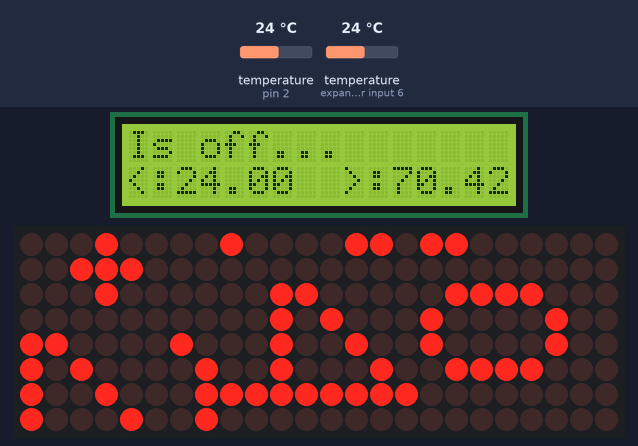
The sketch below on a simulated Arduino Uno, built with avr-gcc and run on an emulated ATmega328P. Shown: 16×2 character LCD, 24×8 LED matrix. The test bench sets the inputs (shaded band); at power-on: temperature (sensors on pin 2, expander input 6) 24 °C. What the sketch prints to the serial monitor is not drawn.

Above: at 1.2 s.
1.3 s: temperature (sensor on pin 2) set to 12 °C
At 3.3 s:
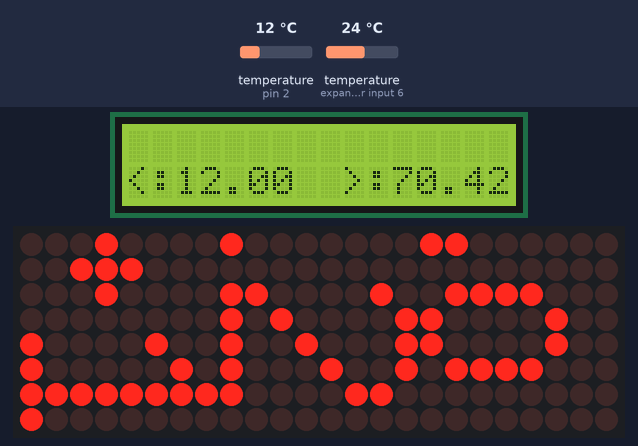
3.7 s: temperature (sensor on pin 2) set to 19 °C
At 6.0 s:
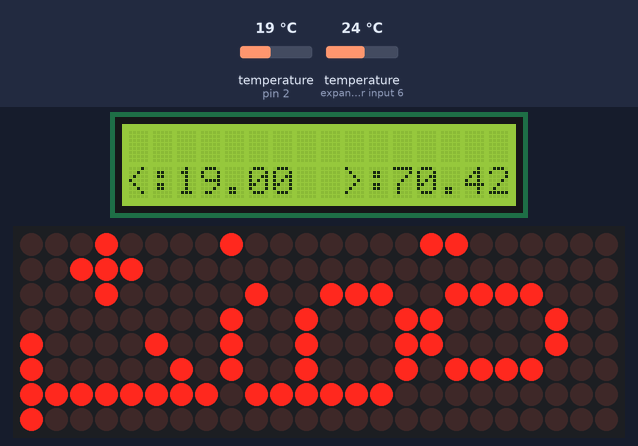
6.3 s: temperature (sensor on pin 2) set to 33 °C
At 8.2 s:
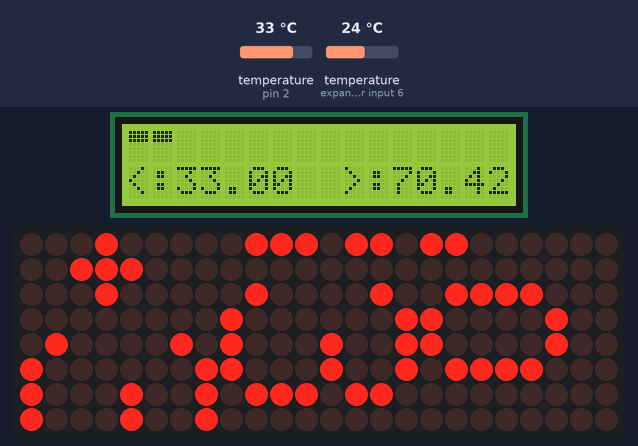
8.9 s: temperature (sensor on pin 2) set to 41 °C
At 11.3 s:
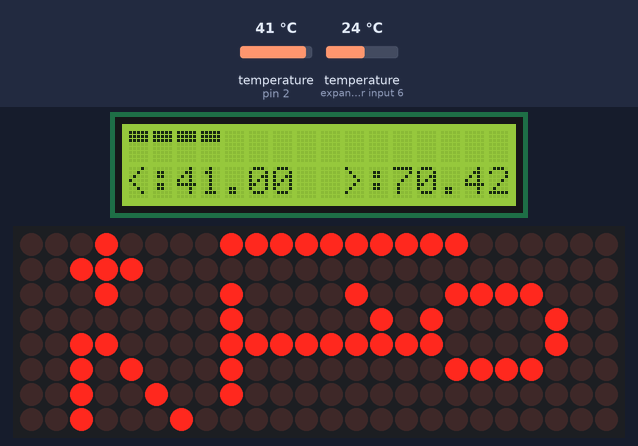
11.6 s: temperature (sensor on pin 2) set to 2 °C
At 13.6 s:
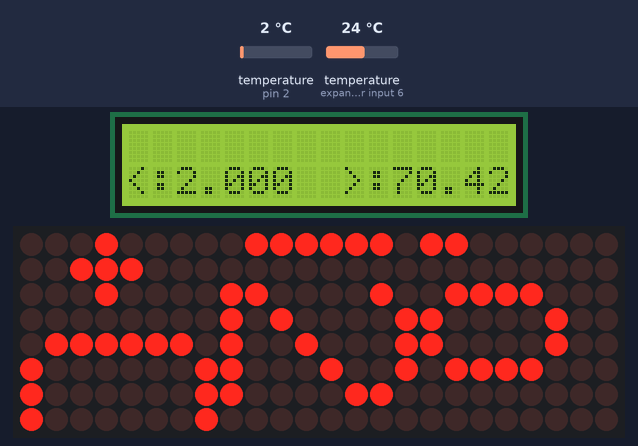
14.2 s: temperature (sensor on pin 2) set to 4 °C
At 16.5 s:
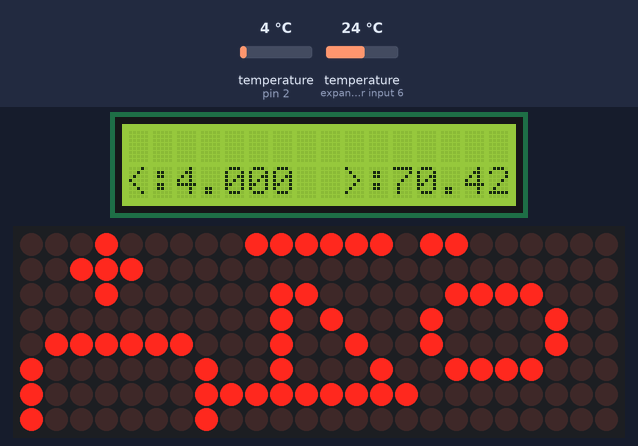
Timing chart, 0 to 17.8 s (numbered marks = the images above; inputs shaded):
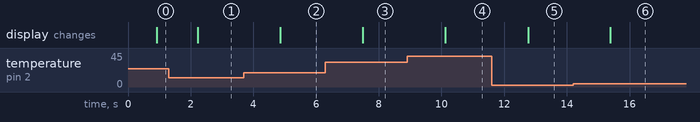

Measured:
- after the input at 1.3 s, the display: changes after 0.93 s (image 1)
- after the input at 3.7 s, the display: changes after 1.2 s (image 2)
- after the input at 6.3 s, the display: changes after 1.2 s (image 3)
- after the input at 8.9 s, the display: changes after 1.2 s (image 4)
- after the input at 11.6 s, the display: changes after 1.2 s (image 5)
- after the input at 14.2 s, the display: changes after 1.2 s (image 6)

The sketch:

LEDAlarmBox.ino
```cpp
#include "LedControl.h"
#include "OneWire.h"
#include "DallasTemperature.h"
#include <LiquidCrystal_I2C.h>
#define one_wire_bus 2
#define Speaker        A0
LiquidCrystal_I2C lcd(0x3F, 16, 2);
OneWire oneWire(one_wire_bus);
DallasTemperature sensors(&oneWire);

 int dataPin = 12;
 int clkPin = 11;
 int csPin = 10;

 // Переменная numDisplay определяет число матричных 8*8 индикаторов в массиве. Нумерация индикаторов, столбцов и строк начинается с 0
 int numDisplay = 3;

 // Переменные temp хранят считанную с датчиков температуру
 float temp, temp1;

// символ используемый в прогресс-баре на дисплее
byte customChar[8] = {
  0b11111,
  0b11111,
  0b11111,
  0b00000,
  0b00000,
  0b00000,
  0b00000,
  0b00000
};

// Массив цифр 5*8
byte digitM[][5] = {{B01111110,B10000001,B10000001,B10000001,B01111110},
                {B10000100,B10000010,B11111111,B10000000,B10000000},
                {B11000010,B10100001,B10010001,B10001001,B10000110},
                {B01000010,B10000001,B10001001,B10001001,B01110110},
                {B00110000,B00101000,B00100100,B00100010,B11111111},
                {B01001111,B10001001,B10001001,B10001001,B01110001},
                {B01111110,B10001001,B10001001,B10001001,B01110010},
                {B00000011,B11100001,B00010001,B00001001,B00000111},
                {B01110110,B10001001,B10001001,B10001001,B01110110},
                {B01001110,B10010001,B10010001,B10010001,B01111110},
                {B00000000,B00000000,B00000000,B00000000,B00000000}
               };

// Массив малых цифр 3*6(десятичные доли градуса)
byte digitD[][3]={{B01111000,B10000100,B01111000},
                  {B10001000,B11111100,B10000000},
                  {B11000100,B10100100,B10011100},
                  {B10000100,B10010100,B11101100},
                  {B00111100,B00100000,B11111000},
                  {B10011100,B10010100,B11110100},
                  {B11111100,B10010100,B11110100},
                  {B11000100,B00100100,B00011100},
                  {B11111100,B10010100,B11111100},
                  {B10111100,B10100100,B11111100}};


// Массив малых цифр 4*6(десятичные доли градуса)
byte digitDv1[][4]={{B01111000,B10000100,B10000100,B01111000},
                  {B00000000,B10001000,B11111100,B10000000},
                  {B10001000,B11000100,B10100100,B10011000},
                  {B01001000,B10000100,B10010100,B01101000},
                  {B00110000,B00101000,B00100100,B11110000},
                  {B01011100,B10010100,B10010100,B01100100},
                  {B01111000,B10010100,B10010100,B01100000},
                  {B10000100,B01000100,B00100100,B00011100},
                  {B01101000,B10010100,B10010100,B01101000},
                  {B00011000,B10100100,B10100100,B01111000}};

// Знак разделения целой и дробной частей показаний температуры
byte delimiter[][1] = {{B11000000}};

// Знак плюс +
byte plus[][3] = {{B00010000,B00111000,B00010000}};

// Знак минус -
byte minus[][3] = {{B00001000,B00001000,B00001000}};

// Массив знака градусов и символа Цельсия (С)
byte celsius[][7] = {{B00000011,B00000011,B00000000,B00011110,B00100001,B00100001,B00010010}};

// Создаем экземпляр класса LedControl//
//
LedControl lc=LedControl(dataPin, clkPin, csPin, numDisplay);

// Функция возвращает номер активного столбца в пределах индикатора
// Вычисляем номер отображаемого (текущего) столбца в пределах индикатора.
// Как пример:
// Нам нужно вывести массив, начиная с 22-й позиции индикатора
// 1-я позиция: 22-((22/8)*8 + 0) = 22
//
// 22 - (22/8)*8 = 22 - 2*8 = 6
// Т.е. начинаем выводить, начиная с 6-й позиции
//
int fnNumIndicatorColumn(int startPosition, int arrayIndex)
{
  if((startPosition - (startPosition/8)*8 + arrayIndex) > 7)
  { return (startPosition - (startPosition/8)*8 + arrayIndex) - 8;}
  else
  { return ((startPosition - (startPosition/8)*8) + arrayIndex);}
}

// Функция возвращает номер активного индикатора
int fnCurentIndicator(int startPosition, int arrayIndex)
{
  return (startPosition + arrayIndex)/8;
}

// Функция стирает все индикатоы
void fnClearAllDevices(int numberDev)
{
   for(int l=0; l<numDisplay; l++)
  {
   lc.clearDisplay(l);
  }
}

void setup()
{
   Serial.begin(9600);
   lcd.init();   // initializing the LCD
   lcd.backlight();
   lcd.setCursor(0, 0); //инфо на LCD
   lcd.createChar(0, customChar);
// Устанавливаем яркость индикаторо в. Значение яркости от 0 до 15
    lc.setIntensity(0,7);
    lc.setIntensity(1,7);
    lc.setIntensity(2,7);
    lc.shutdown(0,false);
    lc.shutdown(1,false);
    lc.shutdown(2,false);
    fnClearAllDevices(3);
    sensors.begin();    // Инициализация датчика температуры
}

// Функция выводит на матрицу заданную строку из массива digitToShow, начиная с заданной позиции
// Номер выводимой строки определяется передаваемым параметром dig
// Всего число позиций матрицы равно 8*numDisplay, от 0 до 8*numDisplay-1
// Число индикаторов - numDisplay, переменная curDev определяет текущий индикатор, куда пишем столбец
// Число точек в каждом индикаторе - 8
// Переменная k определяет номер выводимого столбца из массива digitToShow
// Переменная i определяет номер столба в пределах индикатора: допустим, нужно вывести первый столбец в 23-ю позицию матрицы;
// 1. определяем номер индикатора (нумерация индикаторов также начинается с 0): curDev = (startPos + k)/8; (23+0)/8 = 2
// 2. определяем номер столбца в пределах индикатора: i = startPos - (startPos/8)*8; 23 - (23/8)*8 = 23 - 16 = 7,
// т.е. первый элемент массива выводим в 7-й столбец 3-го индикатора

// Входной параметр startPos определяет стартовую позицию, с которой начинаем выводить символ

// Другой вариант вывода больших цифр на матрицу
// Функции передаем цифру, которую нужно вывести на индикатор и начальную позицию, с которой начинаем выводить

void fnShowBigDigit(int digit2Show, int startPosition)
{
  for(int k=0; k<5; k++)      // Пробегаем по всем элементам выводимого массива, в нашем случае размерность равна 5
  {

// Определяем номер столбца (от 0 до 7) индикатора, в который будем писать. Общее число столбцов от 0 до 31
// Если значение i будет больше, то обнуляем его

  //lc.setColumn(fnCurentIndicator(startPosition,k),fnNumIndicatorColumn(startPosition,k),digitM[digit2Show][k]);
  lc.setRow(fnCurentIndicator(startPosition,k),fnNumIndicatorColumn(startPosition,k),digitM[digit2Show][k]);

  }
}

// Функция выводит на матрицу малые цифры
void fnShowSmallDigit(int digit2Show, int startPosition)
{
  for(int k=0; k<4; k++)      // Пробегаем по всем элементам выводимого массива, в нашем случае размерность равна 4
  {

// Определяем номер столбца (от 0 до 7) индикатора, в который будем писать. Общее число столбцов от 0 до 31
// Если значение i будет больше, то обнуляем его

  lc.setRow(fnCurentIndicator(startPosition,k),fnNumIndicatorColumn(startPosition,k),digitDv1[digit2Show][k]);
  //lc.setColumn(fnCurentIndicator(startPosition,k),fnNumIndicatorColumn(startPosition,k),digitDv1[digit2Show][k]);

  }
}

void fnShowTwoBigDigit(double dsTemp)
{
  int k;      // Целая часть значения температуры
  int d10;    // Цифра десятков
  int d1;     // Цифра едениц
  int g;      // дробная часть температуры

// Выделяем первую цифру
  k = dsTemp;
  d10 = k/10;

// Выделяем вторую цифру
  d1 = k - d10*10;

// Выделяем дробную часть

g = dsTemp*10;
g = g - ((d10*10 + d1)*10);

// "Рисуем" старшую цифру, затем младшую цифру
fnShowBigDigit(d10,4);
fnShowBigDigit(d1,10);
fnShowDelimiter();
fnShowSmallDigit(g,18);
}

void fnShowCelsius()
{
  for(int m=0; m<7; m++)
  {
    lc.setColumn(2,m+1,celsius[0][m]);
  }

}

/***************************************************** 09/02/2016 ***************************************************/
// Функция вывода знака плюс
//
void fnShowPlus()
{
  for(int i=0;i<3;i++)
  {
    lc.setRow(0,i,plus[0][i]);
  }
}

void fnShowMinus()
{
    for(int i=0;i<3;i++)
  {
    lc.setRow(0,i,minus[0][i]);
  }
}

//
void fnShowDelimiter()
{
  lc.setRow(2,0,delimiter[0][0]);
  }


void Buzzer(unsigned char delayms)
{
  analogWrite(Speaker, 190);       //Setting pin to high
  delay(delayms);                   //Delaying
  analogWrite(Speaker ,0);          //Setting pin to LOW
  delay(delayms);                   //Delaying
}

void loop()
{

// Запрашиваем температуру с датчика
  sensors.requestTemperatures();

// Считываем температуру с датчика и передаем это значение функции
  temp = sensors.getTempCByIndex(0);
  temp1 = sensors.getTempCByIndex(1);
  fnShowTwoBigDigit(temp);
  fnShowPlus();
   lcd.setCursor(0, 1); //инфо на LCD
   lcd.print(F("<:"));
   lcd.print(temp);
   lcd.setCursor(9, 1); //инфо на LCD
   lcd.print(F(">:"));
   lcd.print(F("70.42"));
int scale;
   lcd.setCursor(0, 0); //инфо на LCD
   lcd.print(F("                "));
scale = map(temp,25,80,0,15);
if (scale == 0) {
   lcd.setCursor(0, 0); //инфо на LCD
   lcd.print(F("Is off..."));
  }
Serial.println(scale);
 for (int val = 0; val < scale; val++)  {
   lcd.setCursor(val, 0); //инфо на LCD
   lcd.write((uint8_t)0);
 }

   //  fnShowCelsius();
if (temp >= 75) {
Buzzer(30);
}

delay(500);
  }
```
